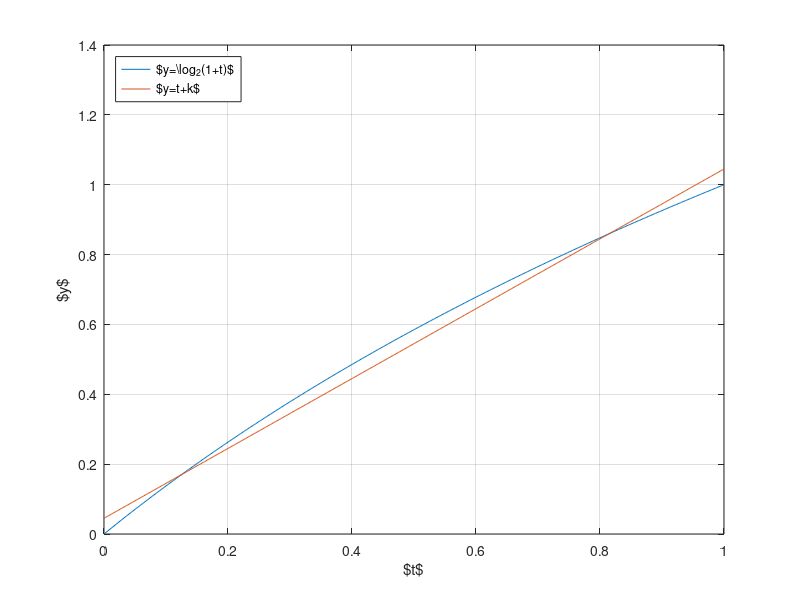
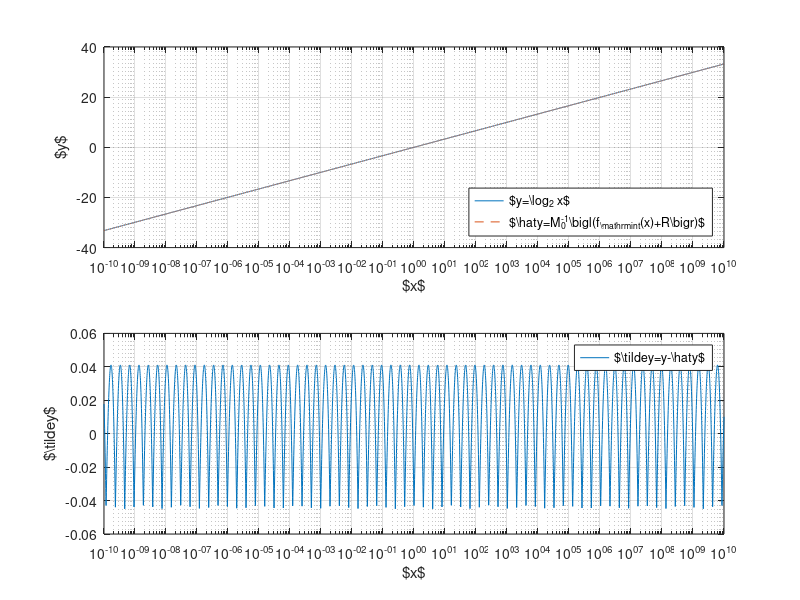
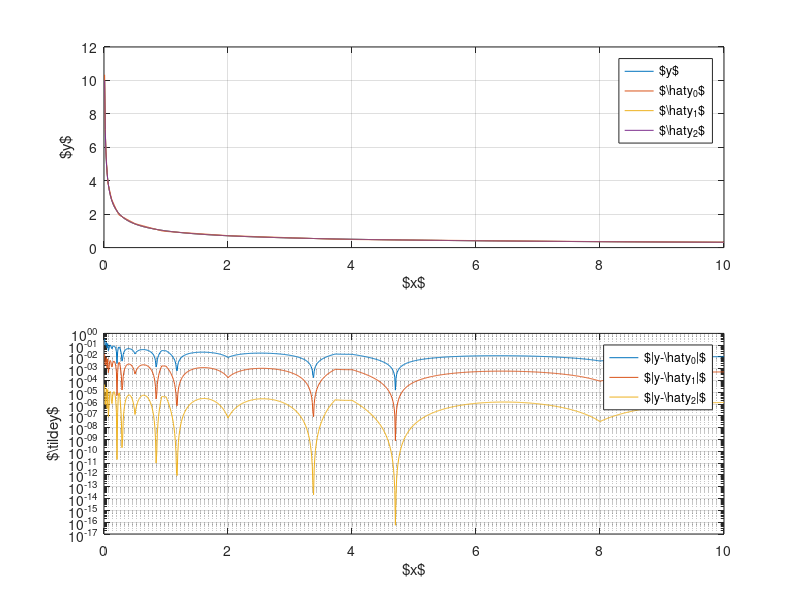

These figures' MATLAB source, in order:
% Numbers in MATLAB are defaut to `double`
% double: 1 (sign) + 11 (Exponent, E0 = 1023) + 52 (Fraction)

% Note: https://ichunyu.github.io/typeconvert/
% XiaoCY 2022-09-03

%%
clear;clc
close all

E0 = 1023;
M0 = 2^52;
k = 0.0450;
R = int64((-E0 + k)*M0);

%% Show log2 approximation in [0,1]
t = linspace(0,1,500);
figure
plot(t,log2(1+t),'DisplayName','$y=\log_2(1+t)$')
hold on
grid on
plot(t,t+k,'DisplayName','$y=t+k$')
legend('Location','northwest')
xlabel('$t$')
ylabel('$y$')

%% Compare log2 v.s data-conversion approximation
x = logspace(-10,10,5e3);
xi = typecast(x,'int64');
y = log2(x);
yhat = double(xi+R)/M0;

figure
subplot(211)
semilogx(x,y,'DisplayName','$y=\log_2 x$')
hold on
grid on
semilogx(x,yhat,'LineStyle','--',...
    'DisplayName','$\hat{y}=M_0^{-1}\bigl(f_{\mathrm{int}}(x)+R\bigr)$')
legend('Location','southeast')
xlabel('$x$')
ylabel('$y$')

subplot(212)
semilogx(x,y-yhat,'DisplayName','$\tilde{y}=y-\hat{y}$')
grid on
legend('Location','northeast')
ylabel('$\tilde{y}$')
xlabel('$x$')

%% Fast reciprocal square root
x = 0.01:0.01:10;
y = 1./sqrt(x);

R2 = int64(1.5*(E0 - k)*M0);
Y0 = R2-typecast(x,'int64')/2;
y0 = typecast(Y0,'double');
y1 = y0.*(1.5 - x./2.*y0.^2);
y2 = y1.*(1.5 - x./2.*y1.^2);

figure
subplot(211)
plot(x,y,'DisplayName','$y$')
grid on
hold on
plot(x,y0,'DisplayName','$\hat{y}_0$')
plot(x,y1,'DisplayName','$\hat{y}_1$')
plot(x,y2,'DisplayName','$\hat{y}_2$')
legend('Location','northeast')
xlabel('$x$')
ylabel('$y$')

subplot(212)
semilogy(x,abs(y-y0),'DisplayName','$|y-\hat{y}_0|$')
hold on
grid on
semilogy(x,abs(y-y1),'DisplayName','$|y-\hat{y}_1|$')
semilogy(x,abs(y-y2),'DisplayName','$|y-\hat{y}_2|$')
legend('Location','northeast')
xlabel('$x$')
ylabel('$\tilde{y}$')